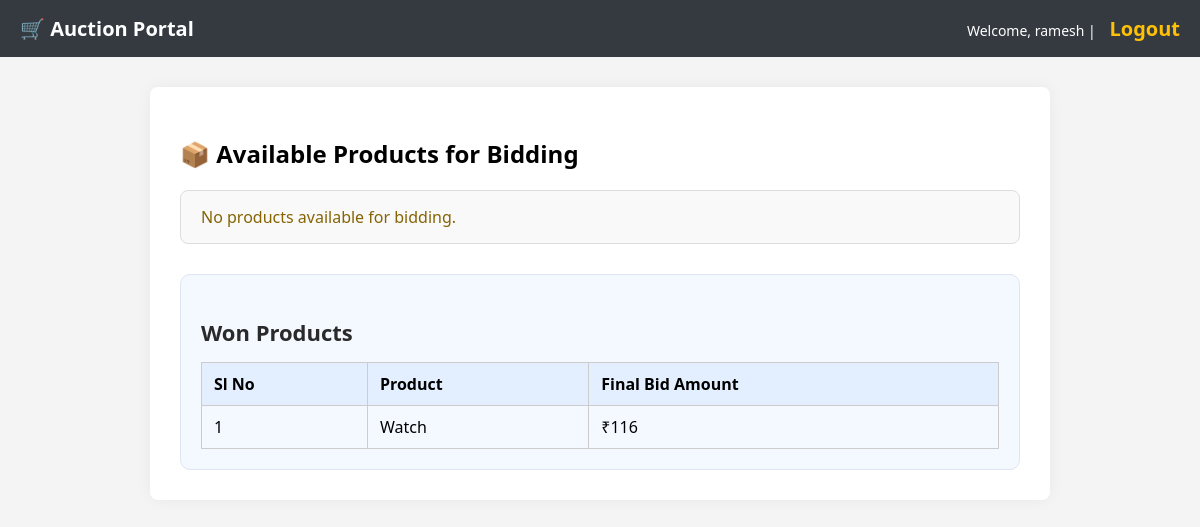
The page /product_list (signed in) on the database as committed earlier.
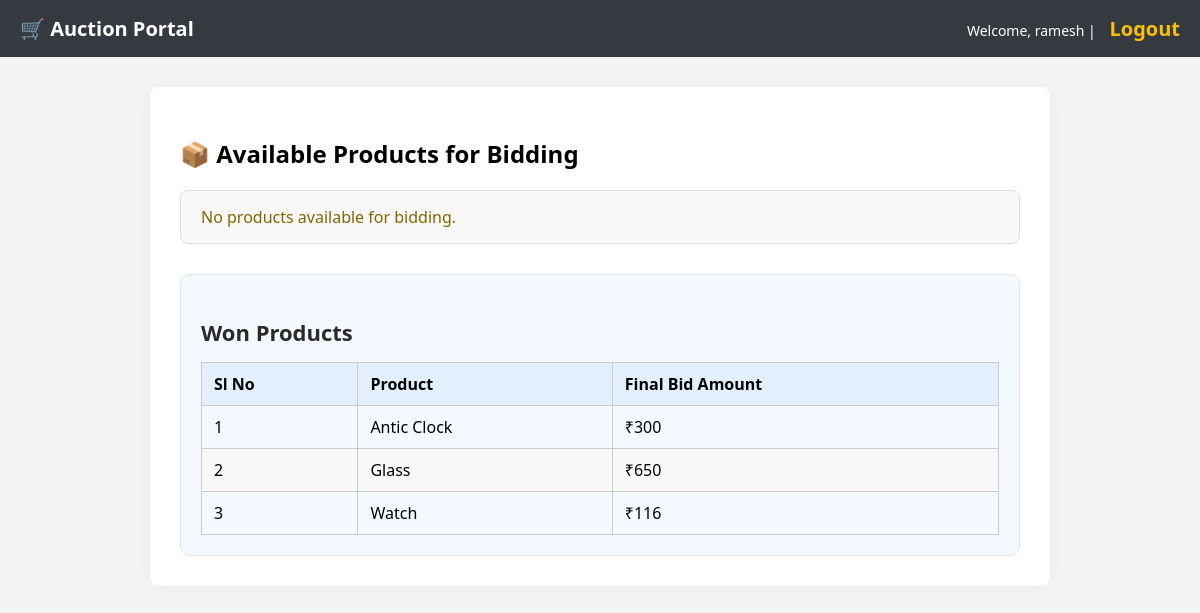
The same page on the database as committed later.
### auction/models.py (models this page shows, shortened)
class Product(models.Model):
    name = models.CharField(max_length=255)
    description = models.TextField()
    start_date = models.DateTimeField()
    end_date = models.DateTimeField()
    owner = models.ForeignKey(User, on_delete=models.CASCADE)
    assigned_to = models.ForeignKey(User, on_delete=models.SET_NULL, null=True, blank=True, related_name='won_products')

### auction/views.py (the view)
# urls.py: path('product_list', views.product_list, name='product_list'),
@login_required
def product_list(request):
    products = Product.objects.filter(assigned_to=None)
    now = timezone.now()
    for product in products:
        if product.end_date < now and product.assigned_to is None:
            highest_bid = product.bids.order_by('-amount').first()
            if highest_bid:
                product.assigned_to = highest_bid.user
                product.save()
    user_bids =  Bid.objects.filter(user=request.user, product__assigned_to=request.user).values('product__name').annotate(max_amount=Max('amount'))
    return render(request, 'auction/product_list.html', {'products': products,'user_bids':user_bids})

### auction/templates/auction/product_list.html (shortened to what this page needs)
{% extends "auction/base.html" %}
{% block content %}
<h2>📦 Available Products for Bidding</h2>
<ul class="product-list">
    {% for product in products %}
        <li>
            <a href="{% url 'product_detail' product.pk %}">{{ product.name }}</a><br>
            <small>Ends on: {{ product.end_date|date:"Y-m-d H:i" }}</small>
        </li>
    {% empty %}
        <li class="empty-msg">No products available for bidding.</li>
    {% endfor %}
</ul>
{% if user.is_authenticated %}
    <div class="user-bids">
        <h3>Won Products</h3>
        {% if user_bids %}
            <table class="won-products-table">
                <thead>
                    <tr>
                        <th>Sl No</th>
                        <th>Product</th>
                        <th>Final Bid Amount</th>
                    </tr>
                </thead>
                <tbody>
                    {% for bid in user_bids %}
                    <tr>
                        <td>{{ forloop.counter }}</td>
                        <td>{{ bid.product__name }}</td>
                        <td>₹{{ bid.max_amount }}</td>
                    </tr>
                    {% endfor %}
                </tbody>
            </table>
        {% else %}
            <p class="empty-note">No products won yet.</p>
        {% endif %}
    </div>
{% endif %}
{% endblock %}

### auction/templates/auction/base.html (shortened to what this page needs)
<!DOCTYPE html>
<html lang="en">
<head>
</head>
<body>
    <div class="header">
        <a href="{% url 'product_list' %}">🛒 Auction Portal</a>
        <div class="nav">
            {% if user.is_authenticated %}
                <p>Welcome, {{ user.username }} | <a href="{% url 'logout' %}">Logout</a></p>
            {% else %}
                <p><a href="{% url 'login' %}">Login</a></p>
            {% endif %}
        </div>
    </div>
    <div class="container">
        {% block content %}
        {% endblock %}
    </div>
</body>
</html>

### auction/templates/auction/base.html (style rules this page uses)
* { box-sizing: border-box; }
body { font-family: 'Segoe UI', sans-serif; background-color: #f4f4f4; margin: 0; padding: 0; }
.header { background-color: #343a40; color: white; padding: 15px 20px; }
.header a { color: #fff; text-decoration: none; font-weight: bold; font-size: 20px; }
.nav { float: right; }
.nav p { margin: 0; font-size: 14px; }
.nav a { color: #ffc107; text-decoration: none; margin-left: 10px; font-weight: bold; }
.container { max-width: 900px; margin: 30px auto; background: white; padding: 30px; border-radius: 8px; box-shadow: 0 0 15px rgba(0,0,0,0.05); }

### auction/templates/auction/product_list.html (style rules this page uses)
.product-list { list-style: none; padding: 0; margin: 0; }
.product-list li { background: #f9f9f9; border: 1px solid #ddd; margin-bottom: 15px; padding: 15px 20px; border-radius: 8px; transition: box-shadow 0.3s ease; }
.empty-msg { background: #fff3cd; color: #856404; border: 1px solid #ffeeba; padding: 10px; border-radius: 5px; }
.user-bids { margin-top: 30px; padding: 20px; background-color: #f4f8ff; border-radius: 10px; border: 1px solid #dce6f0; }
.user-bids h3 { font-size: 22px; margin-bottom: 15px; color: #2a2a2a; }
.won-products-table { width: 100%; border-collapse: collapse; font-size: 16px; }
.won-products-table th, .won-products-table td { padding: 10px 12px; border: 1px solid #ccc; text-align: left; }
.won-products-table thead { background-color: #e3efff; }
.won-products-table tr:nth-child(even) { background-color: #f9f9f9; }

Rows that differ between the two databases and show on the page:
added Product: product__name "Antic Clock", max_amount "300"
added Product: product__name "Glass", max_amount "650"
